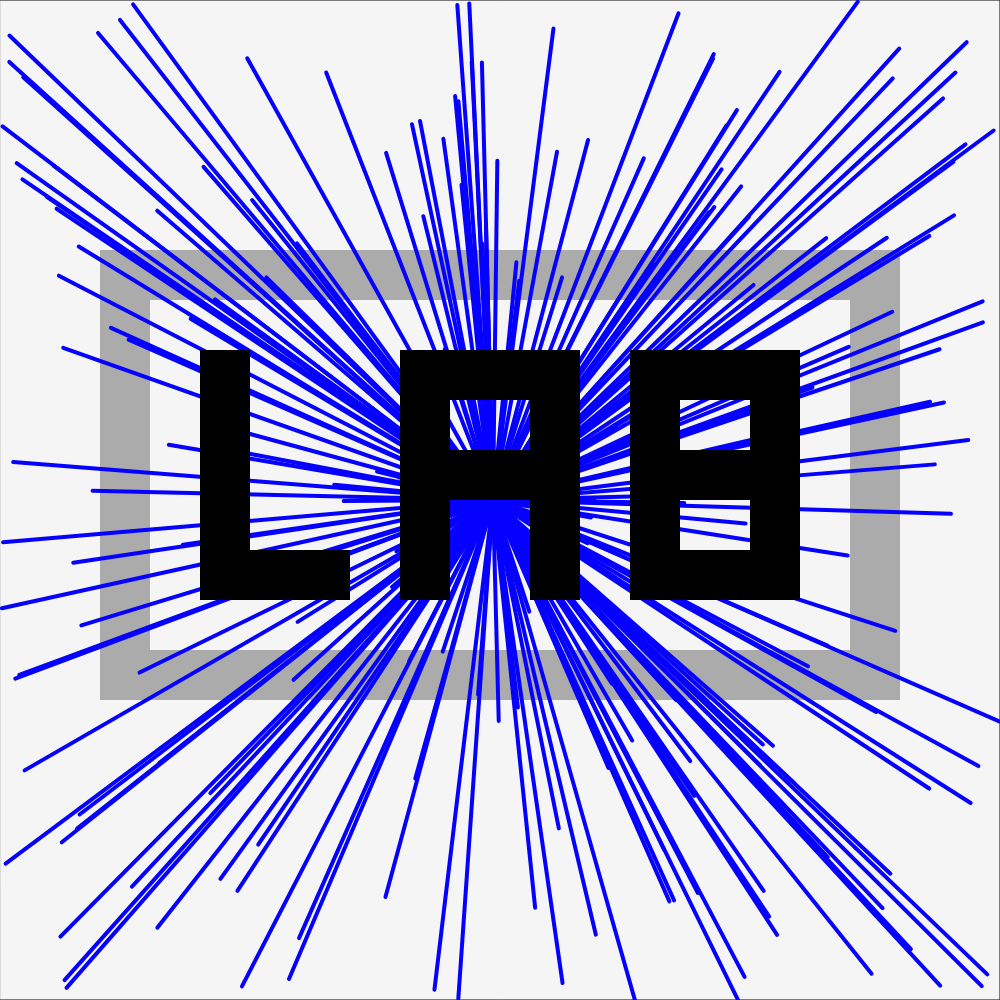
Frame 1 (no input)
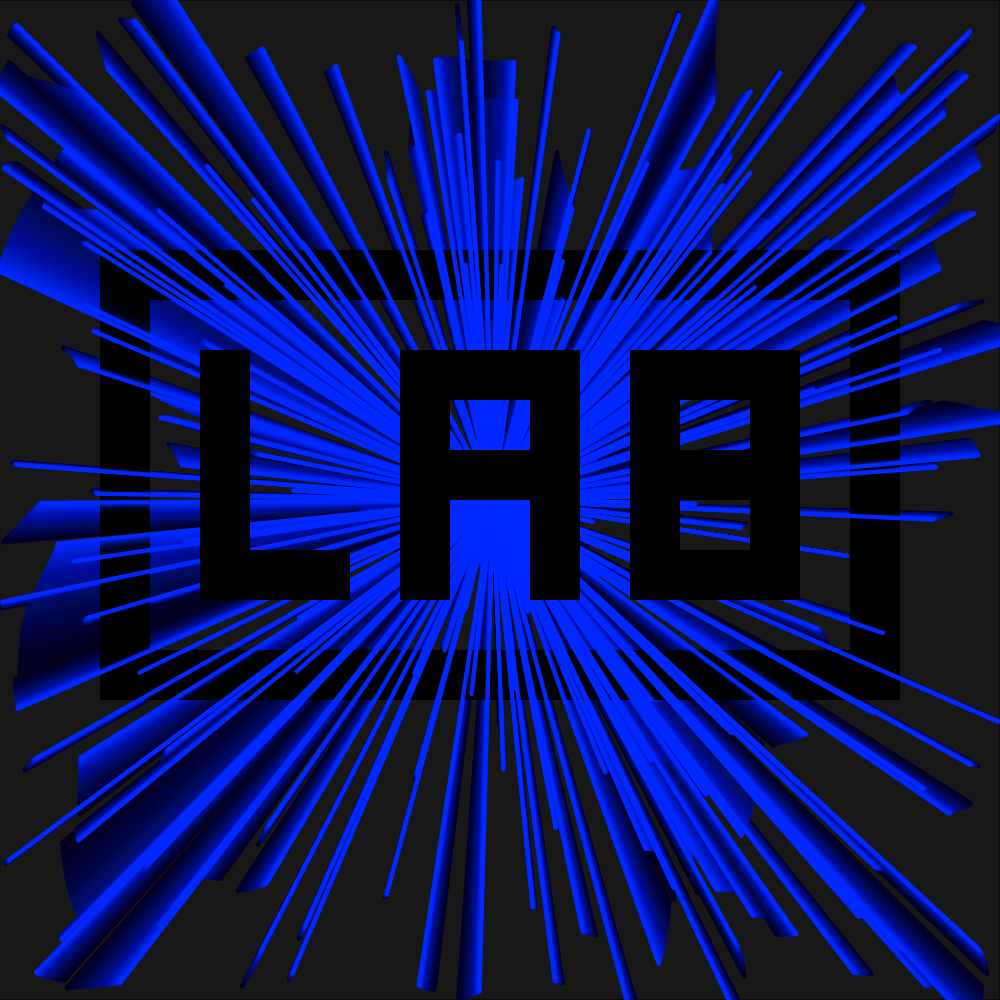
Frame 60 (no input)
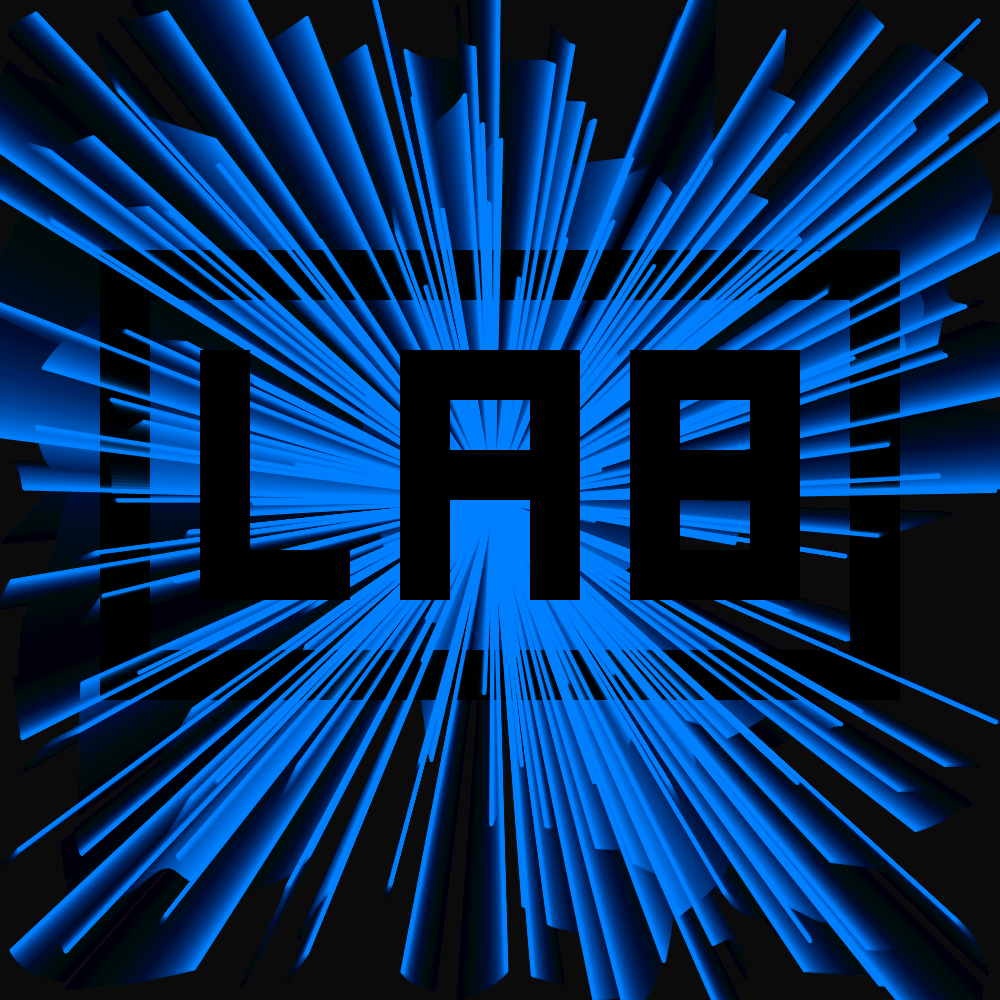
Frame 120 (the mouse pressed at the canvas centre since frame 60)

The p5.js sketch that drew these frames (run headless with seeded random() and noise() and a simulated clock; from frame 60 on, the mouse is pressed at the canvas centre):

// p5.js sketch
// ── sketch.js
class Hub
{
  constructor(radius)
  {
    // instantiate motion variables
    // instantiate position to be in the middle of the sketch
    this.position = createVector(width/2-7,height/2);
    this.velocity = createVector(0, 0);
    this.netForce = createVector(0,0);

    this.radius = radius;
    let radiusToMass = 0.1;
    this.mass = radius*radiusToMass;
  }

  display()
  {
    // just a simple black outlined circle
    colorMode(RGB);
    stroke(0);
    strokeWeight(1);
    fill(255, 255, 255, 255);
    ellipse(this.position.x, this.position.y, this.radius, this.radius);
  }
}


class SpringConnection
{
  constructor(initPos1, initPos2, springConstant, restingLength, endpoint)
  {
    // tracks the location
    this.pos1 = initPos1;
    this.pos2 = initPos2;

    // track which endpoint this spring is connected to
    this.endpoint = endpoint;

    this.springConstant = springConstant  === undefined ? random(0, 10) : springConstant;
    this.restingLength  = restingLength   === undefined ? random(0, 10) : restingLength;
  }


  calcForceMag()
  {
    // calculate magnitude of deltaX
    let deltaX = this.pos1.dist(this.pos2);
    let forceMag = deltaX * this.springConstant;

    return forceMag;
  }

  calcForcePos1()
  {
    // true means compressed, false means stretched
    let compressed = this.pos1.dist(this.pos2) < 0 ? true : false;

    let forceMag = this.calcForceMag();
    let pos2Abs = this.pos2.copy();
    let angle = this.pos1.angleBetween(this.pos2);

    let subCoord1 = p5.Vector.sub(this.pos1,this.pos2);
    if (subCoord1.x < 0)
    {
      // if in quadrant 2
      if (subCoord1.y > 0)
      {
        angle += PI/2;
      }
      // if in quadrant 3
      else
      {
        angle += PI;
      }
    }
    else
    {
      // if in quadrant 1
      if (subCoord1.y > 0)
      {
        ;
      }
      // quadrant 4
      else
      {
        angle += 3 * PI / 2;
      }
    }

    if (compressed)
    {
      ;
    }
    else
    {
      angle += PI;
    }

    let forceVectorOnPos1 = p5.Vector.fromAngle(angle, forceMag);


    return forceVectorOnPos1;
  }

  calcForcePos2()
  {
    // can just rotate the vector because it's a line
    let forceVectorOnPos2 = this.calcForcePos1().rotate(PI);

    return forceVectorOnPos2;
  }

  display()
  {
    // calculate a red color proportional to the Force
    let forceMag = this.calcForceMag();
    let forceToColorConstant = 8000;

    // draw a line between pos1 and pos2 with the color of the red
    colorMode(HSB);
    strokeWeight(4);
    stroke(noise(perlinCounter)*360, 360, 360, 255);
    line(this.pos1.x, this.pos1.y, this.pos2.x, this.pos2.y);
  }
}

class Endpoint
{
  constructor(initPos, radius)
  {
    // initialize the motion variables
    this.position = initPos;
    this.velocity = createVector(0, 0);
    this.netForce = createVector(0,0);

    this.radius = radius;
    let radiusToMass = 0.1;
    this.mass = radius*radiusToMass;
  }

  display()
  {
    // just a simple black outlined circle
    colorMode(RGB);
    stroke(0);
    strokeWeight(20);
    fill(255);
    ellipse(this.position.x, this.position.y, this.radius, this.radius);
  }
}

function updateMotion(particle)
{
  // calculate acceleration
  let netAcceleration = p5.Vector.div(particle.netForce, particle.mass);
  // trickle down to the other motion variables of the particle
  particle.velocity.add(netAcceleration);
  particle.position.add(particle.velocity);
  particle.velocity.limit(5);

  // for now, zero out the forces when done
  particle.netForce.x = 0;
  particle.netForce.y = 0;
}

var repulsionDistance = 40;
var repulsionCoefficient = 0.001;
var hubRepulsionCoefficient = 1;

// calculates the repulsion on particle1
function calcRepulsion(particle1, particle2)
{
  let distance = particle1.position.dist(particle2.position);
  let repulsed = distance < repulsionDistance;
  if (!repulsed)
  {
    return;
  }

  let forceMag = (repulsionDistance - distance) * repulsionCoefficient;

  let pos1 = particle1.position.copy();
  let pos2 = particle2.position.copy();

  let pos2Abs = pos2.copy();
  let angle = pos1.angleBetween(pos2);

  let subCoord1 = p5.Vector.sub(pos1,pos2);
  if (subCoord1.x < 0)
  {
    // if in quadrant 2
    if (subCoord1.y > 0)
    {
      angle += PI/2;
    }
    // if in quadrant 3
    else
    {
      angle += PI;
    }
  }
  else
  {
    // if in quadrant 1
    if (subCoord1.y > 0)
    {
      ;
    }
    // quadrant 4
    else
    {
      angle += 3 * PI / 2;
    }
  }

  let forceVectorOnPos1 = p5.Vector.fromAngle(angle, forceMag);


  return forceVectorOnPos1;
}

function calcRepulsionHub(particle1)
{
  let particle2 = hub;
  let distance = particle1.position.dist(particle2.position);
  let repulsed = distance < repulsionDistance;
  if (!repulsed)
  {
    return;
  }

  let forceMag = (repulsionDistance - distance) * hubRepulsionCoefficient;

  let pos1 = particle1.position.copy();
  let pos2 = particle2.position.copy();

  let pos2Abs = pos2.copy();
  let angle = pos1.angleBetween(pos2);

  let subCoord1 = p5.Vector.sub(pos1,pos2);
  if (subCoord1.x < 0)
  {
    // if in quadrant 2
    if (subCoord1.y > 0)
    {
      angle += PI/2;
    }
    // if in quadrant 3
    else
    {
      angle += PI;
    }
  }
  else
  {
    // if in quadrant 1
    if (subCoord1.y > 0)
    {
      ;
    }
    // cordinate 4
    else
    {
      angle += 3 * PI / 2;
    }
  }

  let forceVectorOnPos1 = p5.Vector.fromAngle(angle, forceMag);


  return forceVectorOnPos1;

}

var hub;
var endpoints = [];
var springs = [];
var numEndpoints = 200;
var perlinCounter = 0;
var randomOutlineDisplayTimer = 0;


function setup() {
  createCanvas(1000, 1000);

  // when instantiating, springs should have the same object reference for their pos2 as the endpoint's pos
  // instantiate hub
  hub = new Hub(80);

  for (let i = 0; i < numEndpoints; i++)
  {
  // instantiate endpoints at random places
    let endpoint = new Endpoint(
      createVector(
        random(0, width),
        random(0, height)
      ),
      random(1, 10)
    );
    endpoints.push(endpoint);

    // instantiate springs between the hub and those random places
    let spring = new SpringConnection(
      hub.position,
      endpoint.position,
      random(0, 0.00001),
      hub.position.dist(endpoint.position) + random(0, 0.0001),
      endpoint
    );
    springs.push(spring);

    // add springs to endpoint
    endpoint.spring = spring;
  }

  // frameRate(1);
  randomOutlineDisplayTimer = Math.floor(springs.length/2);
}


function draw() {
  // go through and update the motion of the hub + all the endpoints based on repulsion
  // hub is always pos1
  for (let spring of springs)
  {
    hub.netForce.add(spring.calcForcePos1());
  }
  // updateMotion(hub);

  for (let endpoint of endpoints)
  {
    // add up force from the springs on all the endpoints
    endpoint.netForce.add(endpoint.spring.calcForcePos2());
    // add up force from the repulsion forces on all the endpoints
    for (let endpoint2 of endpoints)
    {
      if (endpoint != endpoint2)
      {
        let repulsionForce = calcRepulsion(endpoint, endpoint2);
        if (repulsionForce !== undefined)
        {
          endpoint.netForce.add(repulsionForce);
        }
      }
    }

    // do the repulsion between the object and the central hub
    let repulsionForce = calcRepulsionHub(endpoint);
    if (repulsionForce !== undefined)
    {
      endpoint.netForce.add(repulsionForce);
    }

    updateMotion(endpoint);
  }

  // draw the background after the calculations are all done
  // background(0);

  color (RGB);
  fill(0, 0, 0, 10);
  rect(0, 0, width, height);

  // draw the lab logo outline
  colorMode(HSB);
  noStroke();
  fill(0, 0, 1, 0.3);
  // top bar
  rect(150, 250, 700, 50);
  // left bar
  rect(100, 250, 50, 450);

  // right bar
  rect(850, 250, 50, 450);

  // bottom bar
  rect(150, 650, 700, 50);

  // update the display of everything
  for (let i = 0; i < springs.length; i++)
  {
    springs[i].display();
    if (i === randomOutlineDisplayTimer)
    {
      // draw the logo outline
    }
  }

  for (let endpoint of endpoints)
  {
    // endpoint.display();
  }
  // hub.display();

  perlinCounter += 0.001;


  // draw the lab logo letters

  colorMode(RGB);
  noStroke();
  fill(0, 0, 0, 255);
  // the L
  // the vertical
  rect(200, 350, 50, 250);
  // the horizontal
  rect(250, 550, 100, 50);

  // the A
  // the left and right bars
  // left bar
  rect(400, 350, 50, 250);
  // right bar
  rect(530, 350, 50, 250);
  // the top bar
  rect(450, 350, 80, 50);
  // the bottom/in the middle bar
  rect(450, 450, 80, 50);

  // the B
  // left bar
  rect(630, 350, 50, 200);
  // right bar
  rect(750, 350, 50, 200);

  // top bar
  rect(680, 350, 70, 50);
  // middle bar
  rect(680, 450, 70, 50);
  // bottom bar
  rect(630, 550, 170, 50);
}
